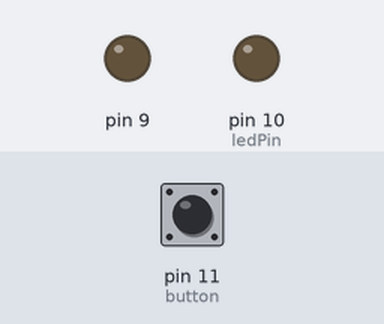
A sketch run on a simulated Arduino Uno, built with avr-gcc and run on an emulated ATmega328P. Parts: output pins drawn as LEDs (lit = HIGH). The inputs (shaded band) are chosen by the test bench; at power-on: pin 11 (button) HIGH.

Above: at 1.2 s.
1.3 s: pin 11 (button) pulled LOW for 0.15 s
At 1.37 s:
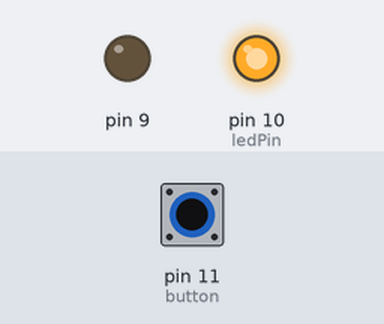
2.9 s: pin 11 (button) pulled LOW for 3.2 s
At 7.3 s:
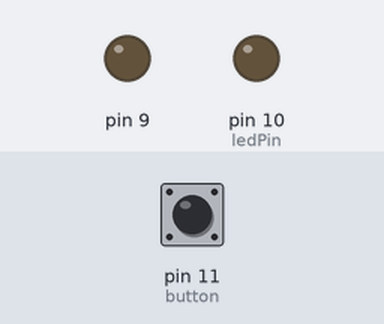
Timing chart, 0 to 8.8 s (numbered marks = the images above; inputs shaded):
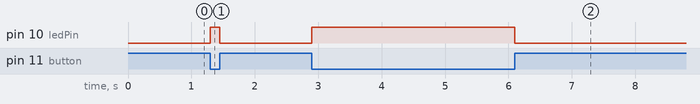

The sketch:

Button.ino
```cpp
//Button

const int ledPin =  10;
const int button = 11;
int buttonState = 0;

void setup() {
  pinMode(ledPin, OUTPUT);
  pinMode(9, OUTPUT);
  pinMode(button, INPUT);
}

void loop(){
   buttonState = digitalRead(button);  //Read the value from the button and assign it to a variable

  if (buttonState == 0) {
    digitalWrite(ledPin, 1);         //If the value is high (button is pressed) turn on the LED
  }
  else {
    digitalWrite(ledPin, 0);          //If anything else happens turn the LED off
  }
}
```

Measured:
- after the input at 1.3 s, pin 10 (ledPin): LOW → HIGH at once, → LOW 0.15 s later
- after the input at 2.9 s, pin 10 (ledPin): LOW → HIGH at once, → LOW 3.2 s later
